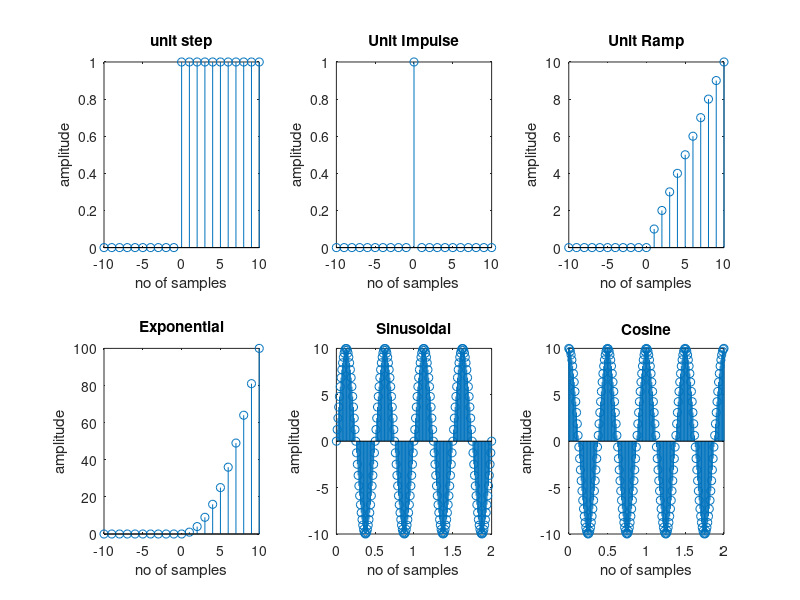

Source code (MATLAB):
x=[-10:10];
y=[zeros(1,10),1,ones(1,10)];
subplot(2,3,1)
stem(x,y)      
title('unit step');
ylabel('amplitude');
xlabel('no of samples');

x=[-10:10];
y=[zeros(1,10),1,zeros(1,10)];
subplot(2,3,2);
stem(x,y);
title('Unit Impulse');
ylabel('amplitude');
xlabel('no of samples');

x=[-10:10];
y=[zeros(1,10),(0:10)];
subplot(2,3,3);
stem(x,y);
title('Unit Ramp');
ylabel('amplitude');
xlabel('no of samples');

a=2;
y=[zeros(1,10),((0:10).^a)];
subplot(2,3,4);
stem(x,y);
title('Exponential');
ylabel('amplitude');
xlabel('no of samples');

x=[0:0.01:2];
f=2;
y=10*sin(2*pi*f*x);
subplot(2,3,5);
stem(x,y);
title('Sinusoidal');
ylabel('amplitude');
xlabel('no of samples');

y=10*cos(2*pi*f*x);
subplot(2,3,6);
stem(x,y);
title('Cosine');
ylabel('amplitude');
xlabel('no of samples');

